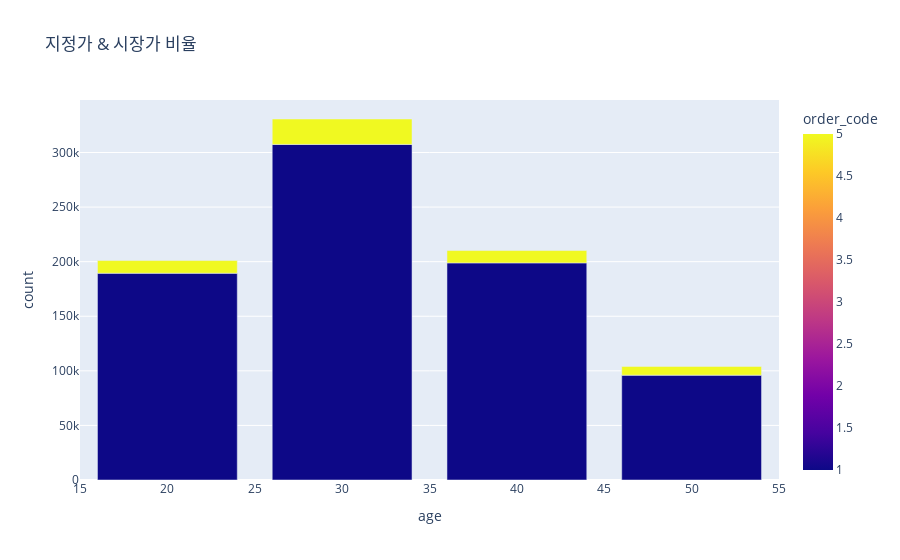

Write notebook code for a chart like this one.
### Code cell
import plotly.express as px
px.bar(age_order_style, x='age', y='count', color='order_code', title='지정가 & 시장가 비율')

### Figure 1 — Plotly figure (JSON) as saved in the notebook; plotly's stock layout.template omitted (floating-point values rounded to 4 significant figures)
{"data": [{"alignmentgroup": "True", "hovertemplate": "age=%{x}<br>count=%{y}<br>order_code=%{marker.color}<extra></extra>", "legendgroup": "", "marker": {"color": [1, 5, 1, 5, 1, 5, 1, 5], "coloraxis": "coloraxis"}, "name": "", "offsetgroup": "", "orientation": "v", "showlegend": false, "textposition": "auto", "type": "bar", "x": [20, 20, 30, 30, 40, 40, 50, 50], "xaxis": "x", "y": [189402, 11617, 307412, 23285, 198890, 11297, 96021, 8016], "yaxis": "y"}], "layout": {"barmode": "relative", "coloraxis": {"colorbar": {"title": {"text": "order_code"}}, "colorscale": [[0, "#0d0887"], [0.1111, "#46039f"], [0.2222, "#7201a8"], [0.3333, "#9c179e"], [0.4444, "#bd3786"], [0.5556, "#d8576b"], [0.6667, "#ed7953"], [0.7778, "#fb9f3a"], [0.8889, "#fdca26"], [1, "#f0f921"]]}, "legend": {"tracegroupgap": 0}, "title": {"text": "지정가 & 시장가 비율"}, "xaxis": {"anchor": "y", "domain": [0, 1], "title": {"text": "age"}}, "yaxis": {"anchor": "x", "domain": [0, 1], "title": {"text": "count"}}}}
